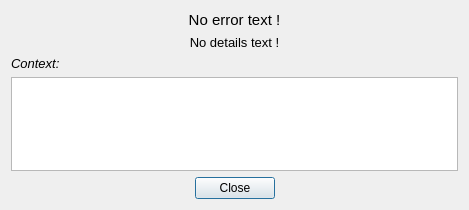
<?xml version="1.0" encoding="UTF-8"?>
<ui version="4.0">
 <class>Dialog</class>
 <widget class="QDialog" name="Dialog">
  <property name="geometry">
   <rect>
    <x>0</x>
    <y>0</y>
    <width>469</width>
    <height>210</height>
   </rect>
  </property>
  <property name="sizePolicy">
   <sizepolicy hsizetype="Expanding" vsizetype="Expanding">
    <horstretch>0</horstretch>
    <verstretch>0</verstretch>
   </sizepolicy>
  </property>
  <property name="windowTitle">
   <string>Database error</string>
  </property>
  <property name="windowIcon">
   <iconset>
    <normaloff>icons/mIconWarn.png</normaloff>icons/mIconWarn.png</iconset>
  </property>
  <layout class="QGridLayout" name="gridLayout">
   <item row="0" column="0">
    <layout class="QVBoxLayout" name="verticalLayout">
     <item>
      <widget class="QLabel" name="errorText">
       <property name="font">
        <font>
         <pointsize>11</pointsize>
        </font>
       </property>
       <property name="mouseTracking">
        <bool>false</bool>
       </property>
       <property name="text">
        <string>No error text !</string>
       </property>
       <property name="alignment">
        <set>Qt::AlignCenter</set>
       </property>
       <property name="textInteractionFlags">
        <set>Qt::LinksAccessibleByMouse|Qt::TextSelectableByMouse</set>
       </property>
      </widget>
     </item>
     <item>
      <widget class="QLabel" name="detailsText">
       <property name="font">
        <font>
         <pointsize>10</pointsize>
        </font>
       </property>
       <property name="text">
        <string>No details text !</string>
       </property>
       <property name="alignment">
        <set>Qt::AlignCenter</set>
       </property>
       <property name="textInteractionFlags">
        <set>Qt::LinksAccessibleByMouse|Qt::TextSelectableByMouse</set>
       </property>
      </widget>
     </item>
     <item>
      <widget class="QLabel" name="label">
       <property name="font">
        <font>
         <pointsize>10</pointsize>
         <italic>true</italic>
        </font>
       </property>
       <property name="text">
        <string>Context:</string>
       </property>
      </widget>
     </item>
     <item>
      <widget class="QPlainTextEdit" name="contextText">
       <property name="textInteractionFlags">
        <set>Qt::TextSelectableByKeyboard|Qt::TextSelectableByMouse</set>
       </property>
      </widget>
     </item>
     <item>
      <layout class="QHBoxLayout" name="horizontalLayout">
       <item>
        <spacer name="horizontalSpacer">
         <property name="orientation">
          <enum>Qt::Horizontal</enum>
         </property>
         <property name="sizeHint" stdset="0">
          <size>
           <width>40</width>
           <height>20</height>
          </size>
         </property>
        </spacer>
       </item>
       <item>
        <widget class="QPushButton" name="closeButton">
         <property name="text">
          <string>Close</string>
         </property>
        </widget>
       </item>
       <item>
        <spacer name="horizontalSpacer_2">
         <property name="orientation">
          <enum>Qt::Horizontal</enum>
         </property>
         <property name="sizeHint" stdset="0">
          <size>
           <width>40</width>
           <height>20</height>
          </size>
         </property>
        </spacer>
       </item>
      </layout>
     </item>
    </layout>
   </item>
  </layout>
 </widget>
 <resources/>
 <connections/>
</ui>
